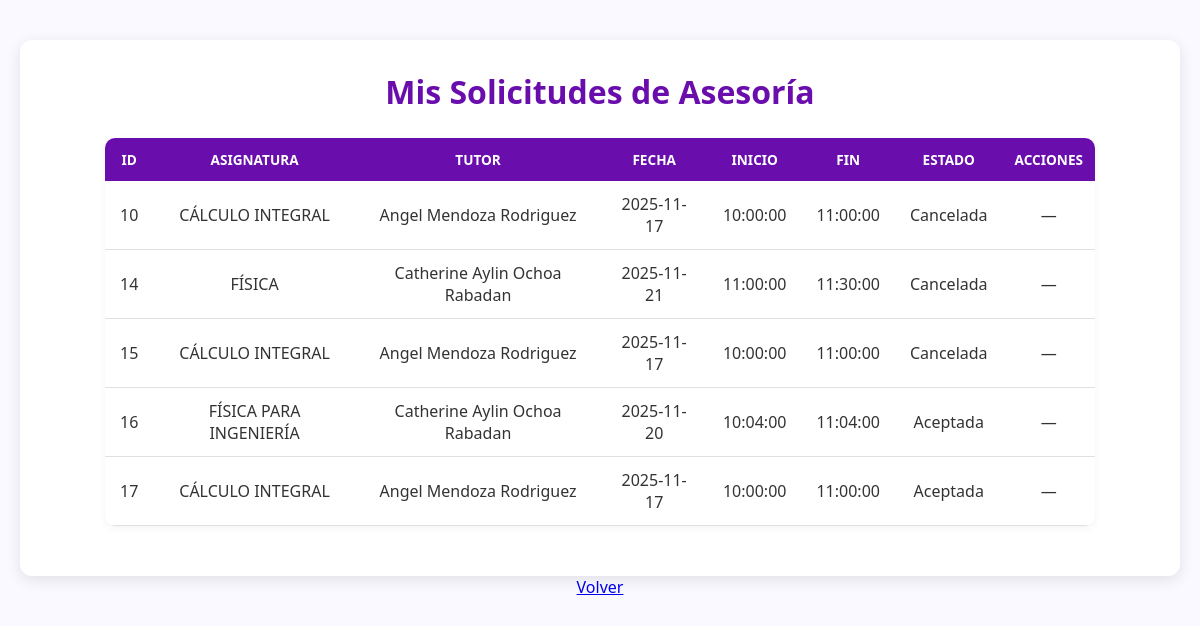
The page /index.php?action=consultarSolicitudes (signed in) on the database its author committed.
### tables this page shows
CREATE TABLE `solicitud_asesoria` (
  `id_solicitud` int(11) NOT NULL AUTO_INCREMENT,
  `estado` enum('Pendiente','Aceptada','Rechazada','Cancelada') NOT NULL DEFAULT 'Pendiente',
  `id_usuario` int(11) NOT NULL,
  `id_horario` int(11) NOT NULL,
  `id_asignatura` int(11) NOT NULL,
  PRIMARY KEY (`id_solicitud`),
  KEY `id_usuario` (`id_usuario`),
  KEY `id_horario` (`id_horario`),
  KEY `id_asignatura` (`id_asignatura`),
  CONSTRAINT `solicitud_asesoria_ibfk_1` FOREIGN KEY (`id_usuario`) REFERENCES `usuario` (`id_usuario`),
  CONSTRAINT `solicitud_asesoria_ibfk_2` FOREIGN KEY (`id_horario`) REFERENCES `horario` (`id_horario`),
  CONSTRAINT `solicitud_asesoria_ibfk_3` FOREIGN KEY (`id_asignatura`) REFERENCES `asignatura` (`id_asignatura`)
);

CREATE TABLE `asignatura` (
  `id_asignatura` int(11) NOT NULL AUTO_INCREMENT,
  `nombre` varchar(100) NOT NULL,
  PRIMARY KEY (`id_asignatura`),
  UNIQUE KEY `nombre` (`nombre`)
);

CREATE TABLE `horario` (
  `id_horario` int(11) NOT NULL AUTO_INCREMENT,
  `fecha` date NOT NULL,
  `hora_inicio` time NOT NULL,
  `hora_fin` time NOT NULL,
  `id_asignatura` int(11) DEFAULT NULL,
  `id_tutor` int(11) NOT NULL,
  PRIMARY KEY (`id_horario`),
  KEY `id_tutor` (`id_tutor`),
  KEY `fk_horario_asignatura` (`id_asignatura`),
  CONSTRAINT `fk_horario_asignatura` FOREIGN KEY (`id_asignatura`) REFERENCES `asignatura` (`id_asignatura`),
  CONSTRAINT `horario_ibfk_1` FOREIGN KEY (`id_tutor`) REFERENCES `usuario` (`id_usuario`)
);

### app/controllers/SolicitudController.php (called while the page is built, shortened)
<?php
    include_once "app/models/SolicitudModel.php";
    class SolicitudController {
        private $model;
        public function __construct($connection) {
            $this->model = new SolicitudModel($connection);
        }
    public function consultarSolicitudesAsesorado() {
        $solicitudes = $this->model->obtenerSolicitudesPorUsuario($_SESSION['id_usuario']);
        include "app/views/Asesorado/consultarSolicitudes.php";
    }
}

### app/models/SolicitudModel.php (called while the page is built, shortened)
<?php
    class SolicitudModel {
        private $connection;
        public function __construct($connection) {
            $this->connection = $connection;
        }
    public function obtenerSolicitudesPorUsuario($id_usuario) {
         $sql = "SELECT s.id_solicitud, s.estado, h.fecha,
                h.hora_inicio, h.hora_fin, a.nombre AS asignatura,
                CONCAT(u.nombre, ' ', u.apellidos) AS tutor
            FROM solicitud_asesoria s
            INNER JOIN horario h ON s.id_horario = h.id_horario
            INNER JOIN asignatura a ON s.id_asignatura = a.id_asignatura
            INNER JOIN usuario u ON h.id_tutor = u.id_usuario
            WHERE s.id_usuario = ?";
        $stmt = $this->connection->prepare($sql);
        $stmt->bind_param("i", $id_usuario);
        $stmt->execute();
        return $stmt->get_result();
    }
}

### app/views/Asesorado/consultarSolicitudes.php (the view, shortened to what this page needs)
<!DOCTYPE html>
<html lang="es">
<head>
    <link rel="stylesheet" href="public/css/consulta_solicitudes.css">
</head>
<body class="consulta-solicitudes">
<div class="container">
    <h2>Mis Solicitudes de Asesoría</h2>
    <table>
        <thead>
            <tr>
                <th class="col-id">ID</th>
                <th>Asignatura</th>
                <th>Tutor</th>
                <th>Fecha</th>
                <th>Inicio</th>
                <th>Fin</th>
                <th>Estado</th>
                <th>Acciones</th>
            </tr>
        </thead>
        <tbody>
            <?php while ($row = $solicitudes->fetch_assoc()) {
                $estado_clase = '';
                if (strcasecmp($row['estado'], 'Pendiente') == 0)
                    $estado_clase = 'status-pendiente';
                elseif (strcasecmp($row['estado'], 'Aceptada') == 0)
                    $estado_clase = 'status-aceptada';
                elseif (strcasecmp($row['estado'], 'Rechazada') == 0)
                    $estado_clase = 'status-rechazada';
                elseif (strcasecmp($row['estado'], 'Cancelada') == 0)
                    $estado_clase = 'status-cancelada';
            ?>
            <tr>
                <td class="col-id"><?= $row['id_solicitud'] ?></td>
                <td><?= $row['asignatura'] ?></td>
                <td><?= $row['tutor'] ?></td>
                <td><?= $row['fecha'] ?></td>
                <td><?= $row['hora_inicio'] ?></td>
                <td><?= $row['hora_fin'] ?></td>
                <td>
                    <span class="status-badge <?= $estado_clase ?>">
                        <?= $row['estado'] ?>
                    </span>
                </td>
                <td>
                    <?php if (strcasecmp($row['estado'], 'Pendiente') == 0) { ?>
                        <a class="btn-accion cancelar"
                           href="index.php?action=cancelarSolicitud&id=<?= $row['id_solicitud'] ?>"
                           onclick="return confirm('¿Seguro que deseas cancelar esta solicitud?');">
                            <button>Cancelar</button>
                        </a>
                        <br><br>
                        <a class="btn-accion eliminar"
                           href="index.php?action=eliminarSolicitud&id=<?= $row['id_solicitud'] ?>"
                           onclick="return confirm('¿Seguro que deseas eliminar esta solicitud?');">
                           <button>Eliminar</button>
                        </a>
                    <?php } else { ?>
                        —
                    <?php } ?>
                </td>
            </tr>
            <?php } ?>
        </tbody>
    </table>
</div>
<div class="volver-container">
    <a class="volver-btn" href="index.php?action=panelAsesorado">Volver</a>
</div>
</body>
</html>

### public/css/consulta_solicitudes.css (style rules this page uses)
.consulta-solicitudes { --primary-color: #6a0dad; --primary-hover: #8b1cf0; --background-light: #f9f9ff; --container-bg: #ffffff; --border-light: #e0e0e0; --text-color: #333; }
.consulta-solicitudes, .consulta-solicitudes body { font-family: 'Segoe UI', Tahoma, Geneva, Verdana, sans-serif; background-color: var(--background-light); margin: 0; padding: 40px 20px; color: var(--text-color); text-align: center; }
.consulta-solicitudes .container { max-width: 1100px; margin: 0 auto; background-color: var(--container-bg); padding: 30px; border-radius: 12px; box-shadow: 0 4px 15px rgba(0,0,0,0.1); }
.consulta-solicitudes h2 { color: var(--primary-color); margin-top: 0; margin-bottom: 25px; font-size: 2em; }
.consulta-solicitudes table { width: 90%; margin: 20px auto; border-collapse: collapse; background-color: white; border-radius: 10px; overflow: hidden; box-shadow: 0 2px 8px rgba(0,0,0,0.05); }
.consulta-solicitudes th { background-color: var(--primary-color); color: white; padding: 12px; text-transform: uppercase; font-size: 0.85em; }
.consulta-solicitudes td { padding: 12px 15px; border-bottom: 1px solid var(--border-light); }

### rows shown on the page
solicitud_asesoria: id_solicitud "10", id_asignatura.nombre "CÁLCULO INTEGRAL", tutor "Angel Mendoza Rodriguez", id_horario.fecha "2025-11-17", id_horario.hora_inicio "10:00:00", id_horario.hora_fin "11:00:00", estado "Cancelada"
solicitud_asesoria: id_solicitud "14", id_asignatura.nombre "FÍSICA", tutor "Catherine Aylin Ochoa Rabadan", id_horario.fecha "2025-11-21", id_horario.hora_inicio "11:00:00", id_horario.hora_fin "11:30:00", estado "Cancelada"
solicitud_asesoria: id_solicitud "15", id_asignatura.nombre "CÁLCULO INTEGRAL", tutor "Angel Mendoza Rodriguez", id_horario.fecha "2025-11-17", id_horario.hora_inicio "10:00:00", id_horario.hora_fin "11:00:00", estado "Cancelada"
solicitud_asesoria: id_solicitud "16", id_asignatura.nombre "FÍSICA PARA INGENIERÍA", tutor "Catherine Aylin Ochoa Rabadan", id_horario.fecha "2025-11-20", id_horario.hora_inicio "10:04:00", id_horario.hora_fin "11:04:00", estado "Aceptada"
solicitud_asesoria: id_solicitud "17", id_asignatura.nombre "CÁLCULO INTEGRAL", tutor "Angel Mendoza Rodriguez", id_horario.fecha "2025-11-17", id_horario.hora_inicio "10:00:00", id_horario.hora_fin "11:00:00", estado "Aceptada"
